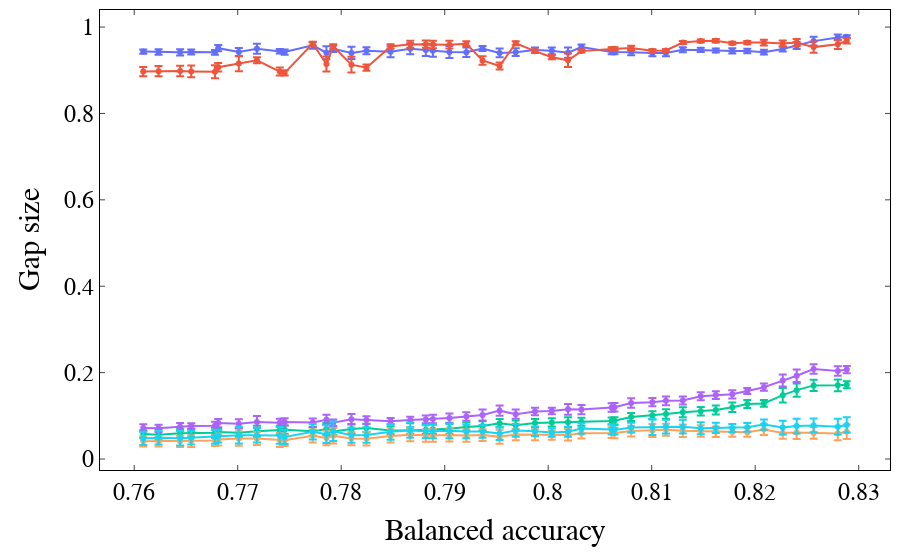

The notebook cell saved with this chart:
### Markdown cell above
Plotting the BuDRO data

### Code cell
plot = 'averms'
corr = True
plots = ['scons', 'grcons', 'grms', 'gmax', 'rrms', 'rmax']
plotnames = ['S-cons', 'GR-cons', 'Gender gap RMS', 'Gender gap MAX', 'Race gap RMS', 'Race gap MAX']
colInds = np.array([sconsi, grconsi, grmsi, gmaxi, rrmsi, rmaxi])

smooth = 0

plotaccs = accs
plotops = vals
plotstds = stds
plotparms = parms
# plotaccs = opsacc
# plotops = ops
# plotparms = params

# Get index of fair metric we want to plot, plus other indices
otherInds = list(range(len(plots)))
if plot is 'averms': 
    plotInd = 6
else: 
    plotInd = plots.index(plot)
    otherInds.remove(plotInd)


# get indices that we want to plot
inds = np.where(plotaccs[:,plotInd] > 0)[0]

# this is the main plot
xaccs = plotaccs[:,plotInd][inds]
yfair = plotops[:,plotInd][inds]
yerr = plotstds[:,plotInd][inds]

if plotInd < 6:
    traces0 = [
        go.Scatter(
            x=xaccs,
            y=running_ave(yfair,smooth),
            error_y = dict(
                type='data',
                array = yerr,
                visible=True,
            ),
            mode='lines+markers', 
            name=plotnames[plotInd])
    ]
else: traces0 = []

traces = []
# if we want to look at other stuff, get it from the files
if corr:
    other = np.zeros((inds.shape[0], len(otherInds)))
    otherstd = np.zeros((inds.shape[0], len(otherInds)))
    
    currParams = plotparms[:,plotInd][inds]
    
    
    for i in range(inds.shape[0]):
        if len(np.array(currParams[i])) == 0:
            print(i)
        
        res = load_data_from_params(currParams[i], filepath = path + 'txt/aves-')
        restd = load_data_from_params(currParams[i], filepath = path + 'txt/devs-')
        if plotInd == 6:
            corrInd = np.where( 
                np.logical_and(
                    res[:,balind] == xaccs[i], 
                    np.abs((res[:, grmsi] + res[:, rrmsi])/2 - yfair[i]) <= 10**-8
                ))[0][0]
        else: 
            corrInd = np.where( 
                np.logical_and(
                    res[:,balind] == xaccs[i], 
                    res[:, colInds[plotInd]] ==  yfair[i]
                ))[0][0]
        
        stuff = res[corrInd]
        other[i] = stuff[colInds[otherInds]]
        
        stuffstd = restd[corrInd]
        otherstd[i] = stuffstd[colInds[otherInds]]
        
    for i, pl in enumerate(otherInds):
        traces += [
            go.Scatter( 
                x=xaccs, 
                y=running_ave(other[:,i],smooth),
                error_y = dict(
                    type='data',
                    array = otherstd[:,i],
                    visible=True,
                ),
                mode='lines+markers', 
                name=plotnames[pl]
            )
        ]

    plotTraces = traces[:plotInd] + traces0 + traces[plotInd:]
    
else: plotTraces = traces0

fig = go.Figure(data=plotTraces, layout=layout)
iplot(fig)
